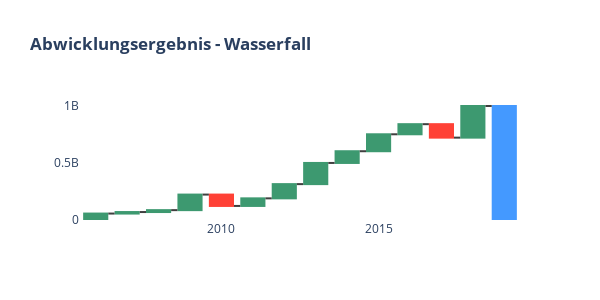

Notebook code cell kept with this figure:
### Code cell
def update_figure(country):
    ######## Parameter
    loc = country
    type_g = 'Renewal'
    ############
    df = pd.read_pickle('data/Backtesting2020_SQ-UW_Abrech_20200907_sop.pkl')
    df_loc = df
    df_loc=df_loc.groupby(type_g).sum()
    df_loc=df_loc[:len(df_loc.index.values)-2]

    measure=[]
    for i in range(len(df_loc.index.values)-1):
        measure.append('relativ')
    measure.append('total')
    ###################################
    fig = make_subplots(
        rows=1, cols=1,
        shared_xaxes=True,
        vertical_spacing=0.01,
    )
    fig.add_trace(
         go.Waterfall(
        name = "20", orientation = "v",
        measure = measure,
        x = df_loc.index.values,
        textposition = "outside",
        #text = ["+60", "+80", "-40", "-20", "Total"],
        y = df_loc['Abrech-Ergebnis'],
        connector = {"line":{"color":"rgb(63, 63, 63)"}},
        ),
        row=1, col=1
    )

    fig.update_layout(
        height=300,
        width=600,
        showlegend=False,
        title_text="<b>Abwicklungsergebnis - Wasserfall",
        plot_bgcolor = "white"
    )
    return fig

update_figure("Canada")

### Figure 1 — Plotly figure (JSON) as saved in the notebook; plotly's stock layout.template omitted (floating-point values rounded to 4 significant figures)
{"data": [{"connector": {"line": {"color": "rgb(63, 63, 63)"}}, "measure": ["relativ", "relativ", "relativ", "relativ", "relativ", "relativ", "relativ", "relativ", "relativ", "relativ", "relativ", "relativ", "relativ", "total"], "name": "20", "orientation": "v", "textposition": "outside", "type": "waterfall", "x": [2006, 2007, 2008, 2009, 2010, 2011, 2012, 2013, 2014, 2015, 2016, 2017, 2018, 2019], "xaxis": "x", "y": [56340000.0, 13310000.0, 16600000.0, 136000000.0, -99350000.0, 66370000.0, 124400000.0, 185100000.0, 102500000.0, 148200000.0, 88380000.0, -117700000.0, 276600000.0, 222600000.0], "yaxis": "y"}], "layout": {"height": 300, "plot_bgcolor": "white", "showlegend": false, "title": {"text": "<b>Abwicklungsergebnis - Wasserfall"}, "width": 600, "xaxis": {"anchor": "y", "domain": [0, 1]}, "yaxis": {"anchor": "x", "domain": [0, 1]}}}
